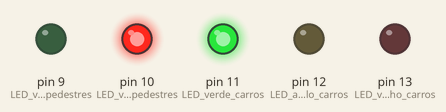
This sketch was run on a simulated Arduino Uno, built with avr-gcc and run on an emulated ATmega328P. Parts: output pins drawn as LEDs (lit = HIGH).

Above: at 5.0 s.
At 11.0 s:
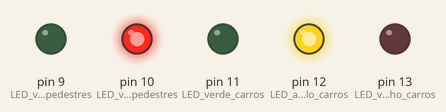
At 16.0 s:
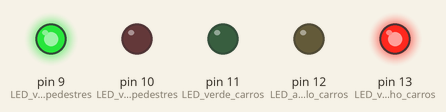
At 20.12 s:
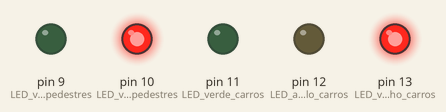
At 23.37 s:
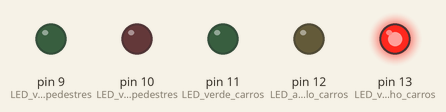
Timing chart, 0 to 30.6 s (numbered marks = the images above):
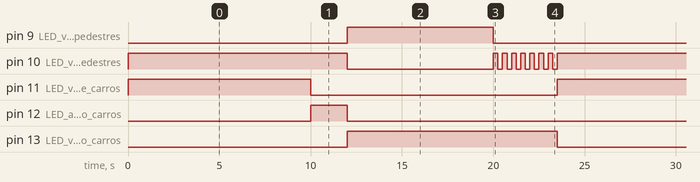

The sketch:

semaforo.ino
```cpp
void setup() {
  // put your setup code here, to run once:
  pinMode(9, OUTPUT); // LED verde pedestres
  pinMode(10, OUTPUT); // LED vermelho pedestres
  pinMode(11, OUTPUT); // LED verde carros
  pinMode(12, OUTPUT); // LED amarelo carros
  pinMode(13, OUTPUT); // LED vermelho carros
}

void loop() {
  // put your main code here, to run repeatedly:

  // Sinal para pedestres fechado: apaga LED verde, acende LED vermelho
  digitalWrite(9, LOW);
  digitalWrite(10, HIGH);
  // Sinal para carros aberto: apaga LED vermelho, acende LED verde
  digitalWrite(11, HIGH);
  digitalWrite(12, LOW);
  digitalWrite(13, LOW);
  delay(10000);

  // Sinal para carros fechando: apaga LED verde, acende LED amarelo
  digitalWrite(11, LOW);
  digitalWrite(12, HIGH);
  digitalWrite(13, LOW);
  delay(2000);

  // Sinal para pedestres aberto: apaga LED vermelho, acende LED verde
  digitalWrite(9, HIGH);
  digitalWrite(10, LOW);
  // Sinal para carros aberto: apaga LED verde, acende LED vermelho
  digitalWrite(11, LOW);
  digitalWrite(12, LOW);
  digitalWrite(13, HIGH);
  delay(8000);

  // iniciando alerta de fechamento do sinal de pedestres
  digitalWrite(9, LOW);
  for(int i = 0; i <= 6; i++) {
    // piscando sinal vermelho de pedestres
    digitalWrite(10, HIGH);
    delay(250);
    digitalWrite(10, LOW);
    delay(250);

  }

}
```

Measured:
- by itself, pin 9 (LED_verde_pedestres): alternates HIGH for 8.0 s and LOW for 15.5 s
- by itself, pin 10 (LED_vermelho_pedestres): repeats every 23.5 s: LOW 8.0 s, 7 × (HIGH 0.25 s, LOW 0.25 s), HIGH 12.0 s
- by itself, pin 11 (LED_verde_carros): alternates HIGH for 10.0 s and LOW for 13.5 s
- by itself, pin 12 (LED_amarelo_carros): alternates HIGH for 2.0 s and LOW for 21.5 s
- by itself, pin 13 (LED_vermelho_carros): alternates HIGH for 11.5 s and LOW for 12.0 s
